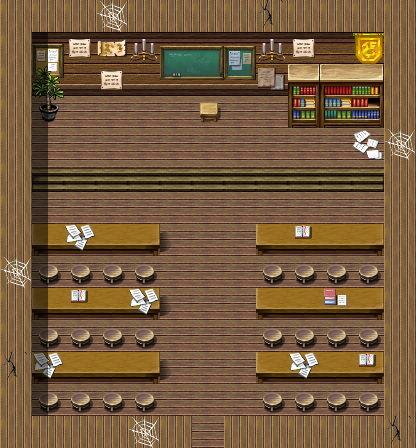

Tiled map render using the project's own tile images. Description and the map definition, with tile-layer contents summarised, below:
An orthogonal 13x14 tile map with 32x32 px tiles, 4 tile layers (Ground, Objects, Above, Top), 1 hidden layer not drawn, 61 tilesets and 8 objects (4x spawn, 3x script, mapchange).

<map version="1.10" tiledversion="1.11.2" orientation="orthogonal" renderorder="right-down" width="13" height="14" tilewidth="32" tileheight="32" infinite="0" nextlayerid="12" nextobjectid="14">
 <tileset firstgid="1" name="map_bed_1" tilewidth="32" tileheight="32" tilecount="160" columns="16">
  <image source="../drawable/map_bed_1.png" width="512" height="320" />
 </tileset>
 <tileset firstgid="161" name="map_border_1" tilewidth="32" tileheight="32" tilecount="128" columns="16">
  <image source="../drawable/map_border_1.png" width="512" height="256" />
 </tileset>
 <tileset firstgid="289" name="map_bridge_1" tilewidth="32" tileheight="32" tilecount="128" columns="16">
  <image source="../drawable/map_bridge_1.png" width="512" height="256" />
 </tileset>
 <tileset firstgid="417" name="map_bridge_2" tilewidth="32" tileheight="32" tilecount="128" columns="16">
  <image source="../drawable/map_bridge_2.png" width="512" height="256" />
 </tileset>
 <tileset firstgid="545" name="map_broken_1" tilewidth="32" tileheight="32" tilecount="128" columns="16">
  <image source="../drawable/map_broken_1.png" width="512" height="256" />
 </tileset>
 <tileset firstgid="673" name="map_cavewall_1" tilewidth="32" tileheight="32" tilecount="108" columns="18">
  <image source="../drawable/map_cavewall_1.png" width="576" height="192" />
 </tileset>
 <tileset firstgid="781" name="map_cavewall_2" tilewidth="32" tileheight="32" tilecount="108" columns="18">
  <image source="../drawable/map_cavewall_2.png" width="576" height="192" />
 </tileset>
 <tileset firstgid="889" name="map_cavewall_3" tilewidth="32" tileheight="32" tilecount="108" columns="18">
  <image source="../drawable/map_cavewall_3.png" width="576" height="192" />
 </tileset>
 <tileset firstgid="997" name="map_cavewall_4" tilewidth="32" tileheight="32" tilecount="108" columns="18">
  <image source="../drawable/map_cavewall_4.png" width="576" height="192" />
 </tileset>
 <tileset firstgid="1105" name="map_chair_table_1" tilewidth="32" tileheight="32" tilecount="128" columns="16">
  <image source="../drawable/map_chair_table_1.png" width="512" height="256" />
 </tileset>
 <tileset firstgid="1233" name="map_chair_table_2" tilewidth="32" tileheight="32" tilecount="128" columns="16">
  <image source="../drawable/map_chair_table_2.png" width="512" height="256" />
 </tileset>
 <tileset firstgid="1361" name="map_crate_1" tilewidth="32" tileheight="32" tilecount="128" columns="16">
  <image source="../drawable/map_crate_1.png" width="512" height="256" />
 </tileset>
 <tileset firstgid="1489" name="map_cupboard_1" tilewidth="32" tileheight="32" tilecount="128" columns="16">
  <image source="../drawable/map_cupboard_1.png" width="512" height="256" />
 </tileset>
 <tileset firstgid="1617" name="map_curtain_1" tilewidth="32" tileheight="32" tilecount="128" columns="16">
  <image source="../drawable/map_curtain_1.png" width="512" height="256" />
 </tileset>
 <tileset firstgid="1745" name="map_entrance_1" tilewidth="32" tileheight="32" tilecount="128" columns="16">
  <image source="../drawable/map_entrance_1.png" width="512" height="256" />
 </tileset>
 <tileset firstgid="1873" name="map_entrance_2" tilewidth="32" tileheight="32" tilecount="128" columns="16">
  <image source="../drawable/map_entrance_2.png" width="512" height="256" />
 </tileset>
 <tileset firstgid="2001" name="map_fence_1" tilewidth="32" tileheight="32" tilecount="128" columns="16">
  <image source="../drawable/map_fence_1.png" width="512" height="256" />
 </tileset>
 <tileset firstgid="2129" name="map_fence_2" tilewidth="32" tileheight="32" tilecount="128" columns="16">
  <image source="../drawable/map_fence_2.png" width="512" height="256" />
 </tileset>
 <tileset firstgid="2257" name="map_fence_3" tilewidth="32" tileheight="32" tilecount="128" columns="16">
  <image source="../drawable/map_fence_3.png" width="512" height="256" />
 </tileset>
 <tileset firstgid="2385" name="map_fence_4" tilewidth="32" tileheight="32" tilecount="128" columns="16">
  <image source="../drawable/map_fence_4.png" width="512" height="256" />
 </tileset>
 <tileset firstgid="2513" name="map_ground_1" tilewidth="32" tileheight="32" tilecount="128" columns="16">
  <image source="../drawable/map_ground_1.png" width="512" height="256" />
 </tileset>
 <tileset firstgid="2641" name="map_ground_2" tilewidth="32" tileheight="32" tilecount="128" columns="16">
  <image source="../drawable/map_ground_2.png" width="512" height="256" />
 </tileset>
 <tileset firstgid="2769" name="map_ground_3" tilewidth="32" tileheight="32" tilecount="128" columns="16">
  <image source="../drawable/map_ground_3.png" width="512" height="256" />
 </tileset>
 <tileset firstgid="2897" name="map_ground_4" tilewidth="32" tileheight="32" tilecount="128" columns="16">
  <image source="../drawable/map_ground_4.png" width="512" height="256" />
 </tileset>
 <tileset firstgid="3025" name="map_ground_5" tilewidth="32" tileheight="32" tilecount="128" columns="16">
  <image source="../drawable/map_ground_5.png" width="512" height="256" />
 </tileset>
 <tileset firstgid="3153" name="map_ground_6" tilewidth="32" tileheight="32" tilecount="128" columns="16">
  <image source="../drawable/map_ground_6.png" width="512" height="256" />
 </tileset>
 <tileset firstgid="3281" name="map_ground_7" tilewidth="32" tileheight="32" tilecount="128" columns="16">
  <image source="../drawable/map_ground_7.png" width="512" height="256" />
 </tileset>
 <tileset firstgid="3409" name="map_ground_8" tilewidth="32" tileheight="32" tilecount="128" columns="16">
  <image source="../drawable/map_ground_8.png" width="512" height="256" />
 </tileset>
 <tileset firstgid="3537" name="map_house_1" tilewidth="32" tileheight="32" tilecount="128" columns="16">
  <image source="../drawable/map_house_1.png" width="512" height="256" />
 </tileset>
 <tileset firstgid="3665" name="map_house_2" tilewidth="32" tileheight="32" tilecount="128" columns="16">
  <image source="../drawable/map_house_2.png" width="512" height="256" />
 </tileset>
 <tileset firstgid="3793" name="map_indoor_1" tilewidth="32" tileheight="32" tilecount="128" columns="16">
  <image source="../drawable/map_indoor_1.png" width="512" height="256" />
 </tileset>
 <tileset firstgid="3921" name="map_indoor_2" tilewidth="32" tileheight="32" tilecount="128" columns="16">
  <image source="../drawable/map_indoor_2.png" width="512" height="256" />
 </tileset>
 <tileset firstgid="4049" name="map_kitchen_1" tilewidth="32" tileheight="32" tilecount="128" columns="16">
  <image source="../drawable/map_kitchen_1.png" width="512" height="256" />
 </tileset>
 <tileset firstgid="4177" name="map_outdoor_1" tilewidth="32" tileheight="32" tilecount="128" columns="16">
  <image source="../drawable/map_outdoor_1.png" width="512" height="256" />
 </tileset>
 <tileset firstgid="4305" name="map_pillar_1" tilewidth="32" tileheight="32" tilecount="128" columns="16">
  <image source="../drawable/map_pillar_1.png" width="512" height="256" />
 </tileset>
 <tileset firstgid="4433" name="map_pillar_2" tilewidth="32" tileheight="32" tilecount="128" columns="16">
  <image source="../drawable/map_pillar_2.png" width="512" height="256" />
 </tileset>
 <tileset firstgid="4561" name="map_plant_1" tilewidth="32" tileheight="32" tilecount="128" columns="16">
  <image source="../drawable/map_plant_1.png" width="512" height="256" />
 </tileset>
 <tileset firstgid="4689" name="map_plant_2" tilewidth="32" tileheight="32" tilecount="128" columns="16">
  <image source="../drawable/map_plant_2.png" width="512" height="256" />
 </tileset>
 <tileset firstgid="4817" name="map_rock_1" tilewidth="32" tileheight="32" tilecount="128" columns="16">
  <image source="../drawable/map_rock_1.png" width="512" height="256" />
 </tileset>
 <tileset firstgid="4945" name="map_rock_2" tilewidth="32" tileheight="32" tilecount="128" columns="16">
  <image source="../drawable/map_rock_2.png" width="512" height="256" />
 </tileset>
 <tileset firstgid="5073" name="map_roof_1" tilewidth="32" tileheight="32" tilecount="128" columns="16">
  <image source="../drawable/map_roof_1.png" width="512" height="256" />
 </tileset>
 <tileset firstgid="5201" name="map_roof_2" tilewidth="32" tileheight="32" tilecount="128" columns="16">
  <image source="../drawable/map_roof_2.png" width="512" height="256" />
 </tileset>
 <tileset firstgid="5329" name="map_roof_3" tilewidth="32" tileheight="32" tilecount="128" columns="16">
  <image source="../drawable/map_roof_3.png" width="512" height="256" />
 </tileset>
 <tileset firstgid="5457" name="map_shop_1" tilewidth="32" tileheight="32" tilecount="128" columns="16">
  <image source="../drawable/map_shop_1.png" width="512" height="256" />
 </tileset>
 <tileset firstgid="5585" name="map_sign_ladder_1" tilewidth="32" tileheight="32" tilecount="128" columns="16">
  <image source="../drawable/map_sign_ladder_1.png" width="512" height="256" />
 </tileset>
 <tileset firstgid="5713" name="map_table_1" tilewidth="32" tileheight="32" tilecount="128" columns="16">
  <image source="../drawable/map_table_1.png" width="512" height="256" />
 </tileset>
 <tileset firstgid="5841" name="map_trail_1" tilewidth="32" tileheight="32" tilecount="128" columns="16">
  <image source="../drawable/map_trail_1.png" width="512" height="256" />
 </tileset>
 <tileset firstgid="5969" name="map_transition_1" tilewidth="32" tileheight="32" tilecount="128" columns="16">
  <image source="../drawable/map_transition_1.png" width="512" height="256" />
 </tileset>
 <tileset firstgid="6097" name="map_transition_2" tilewidth="32" tileheight="32" tilecount="128" columns="16">
  <image source="../drawable/map_transition_2.png" width="512" height="256" />
 </tileset>
 <tileset firstgid="6225" name="map_transition_3" tilewidth="32" tileheight="32" tilecount="128" columns="16">
  <image source="../drawable/map_transition_3.png" width="512" height="256" />
 </tileset>
 <tileset firstgid="6353" name="map_transition_4" tilewidth="32" tileheight="32" tilecount="128" columns="16">
  <image source="../drawable/map_transition_4.png" width="512" height="256" />
 </tileset>
 <tileset firstgid="6481" name="map_transition_5" tilewidth="32" tileheight="32" tilecount="128" columns="16">
  <image source="../drawable/map_transition_5.png" width="512" height="256" />
 </tileset>
 <tileset firstgid="6609" name="map_tree_1" tilewidth="32" tileheight="32" tilecount="128" columns="16">
  <image source="../drawable/map_tree_1.png" width="512" height="256" />
 </tileset>
 <tileset firstgid="6737" name="map_tree_2" tilewidth="32" tileheight="32" tilecount="128" columns="16">
  <image source="../drawable/map_tree_2.png" width="512" height="256" />
 </tileset>
 <tileset firstgid="6865" name="map_wall_1" tilewidth="32" tileheight="32" tilecount="128" columns="16">
  <image source="../drawable/map_wall_1.png" width="512" height="256" />
 </tileset>
 <tileset firstgid="6993" name="map_wall_2" tilewidth="32" tileheight="32" tilecount="120" columns="15">
  <image source="../drawable/map_wall_2.png" width="480" height="256" />
 </tileset>
 <tileset firstgid="7113" name="map_wall_3" tilewidth="32" tileheight="32" tilecount="120" columns="15">
  <image source="../drawable/map_wall_3.png" width="480" height="256" />
 </tileset>
 <tileset firstgid="7233" name="map_wall_4" tilewidth="32" tileheight="32" tilecount="120" columns="15">
  <image source="../drawable/map_wall_4.png" width="480" height="256" />
 </tileset>
 <tileset firstgid="7353" name="map_window_1" tilewidth="32" tileheight="32" tilecount="128" columns="16">
  <image source="../drawable/map_window_1.png" width="512" height="256" />
 </tileset>
 <tileset firstgid="7481" name="map_window_2" tilewidth="32" tileheight="32" tilecount="128" columns="16">
  <image source="../drawable/map_window_2.png" width="512" height="256" />
 </tileset>
 <tileset firstgid="7609" name="map_brightport" tilewidth="32" tileheight="32" tilecount="112" columns="16">
  <image source="../drawable/map_brightport.png" width="512" height="224" />
 </tileset>
 <layer id="1" name="Ground" width="13" height="14">
  <data>[182 cells, 182 non-empty, 4 distinct tile ids]</data>
 </layer>
 <layer id="2" name="Objects" width="13" height="14">
  <data>[182 cells, 92 non-empty, 32 distinct tile ids]</data>
 </layer>
 <layer id="3" name="Above" width="13" height="14">
  <data>[182 cells, 11 non-empty, 5 distinct tile ids]</data>
 </layer>
 <layer id="11" name="Top" width="13" height="14">
  <data>[182 cells, 12 non-empty, 1 distinct tile ids]</data>
 </layer>
 <layer id="4" name="Walkable" width="13" height="14" visible="0">
  <data>[182 cells, 100 non-empty, 1 distinct tile ids]</data>
 </layer>
 <objectgroup id="5" name="Mapevents">
  <object id="1" name="entrance" type="mapchange" x="192" y="416" width="32" height="32">
   <properties>
    <property name="map" value="brightport_school1" />
    <property name="place" value="class1" />
   </properties>
  </object>
  <object id="10" name="brightport_write" type="script" x="128" y="256" width="32" height="160">
   <properties>
    <property name="when" value="step" />
   </properties>
  </object>
  <object id="11" name="ink_paper_check" type="script" x="160" y="160" width="96" height="256">
   <properties>
    <property name="when" value="step" />
   </properties>
  </object>
  <object id="13" name="brightport_write" type="script" x="256" y="256" width="32" height="160">
   <properties>
    <property name="when" value="step" />
   </properties>
  </object>
 </objectgroup>
 <objectgroup id="6" name="Spawn">
  <object id="2" name="brightportnpc4" type="spawn" x="128" y="96" width="160" height="64">
   <properties>
    <property name="spawngroup" value="brightportnpc4" />
   </properties>
  </object>
  <object id="3" name="brightportstudent10" type="spawn" x="64" y="384" width="32" height="32">
   <properties>
    <property name="spawngroup" value="brightportstudent10" />
   </properties>
  </object>
  <object id="6" name="brightportstudent12" type="spawn" x="96" y="256" width="32" height="32">
   <properties>
    <property name="spawngroup" value="brightportstudent12" />
   </properties>
  </object>
  <object id="7" name="brightportstudent11" type="spawn" x="288" y="320" width="32" height="32">
   <properties>
    <property name="spawngroup" value="brightportstudent11" />
   </properties>
  </object>
 </objectgroup>
 <objectgroup id="7" name="Keys" />
 <objectgroup id="8" name="Replace" />
</map>
